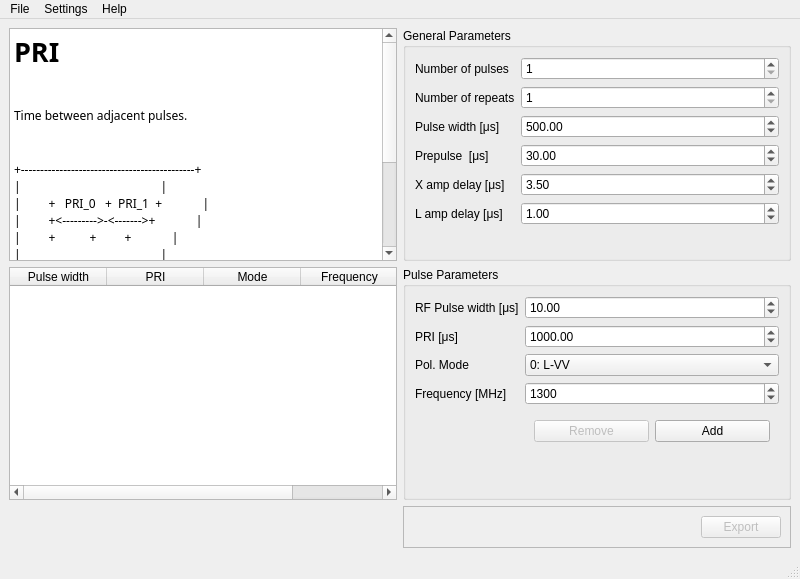
<?xml version="1.0" encoding="UTF-8"?>
<ui version="4.0">
 <class>MainWindow</class>
 <widget class="QMainWindow" name="MainWindow">
  <property name="geometry">
   <rect>
    <x>0</x>
    <y>0</y>
    <width>800</width>
    <height>579</height>
   </rect>
  </property>
  <property name="windowTitle">
   <string>TCU Parameter Editor</string>
  </property>
  <property name="autoFillBackground">
   <bool>false</bool>
  </property>
  <widget class="QWidget" name="centralwidget">
   <layout class="QGridLayout" name="gridLayout" columnstretch="0,0">
    <item row="0" column="0">
     <widget class="QTextBrowser" name="text_info">
      <property name="font">
       <font>
        <family>Courier 10 Pitch</family>
       </font>
      </property>
      <property name="html">
       <string>&lt;!DOCTYPE HTML PUBLIC &quot;-//W3C//DTD HTML 4.0//EN&quot; &quot;http://www.w3.org/TR/REC-html40/strict.dtd&quot;&gt;
&lt;html&gt;&lt;head&gt;&lt;meta name=&quot;qrichtext&quot; content=&quot;1&quot; /&gt;&lt;style type=&quot;text/css&quot;&gt;
p, li { white-space: pre-wrap; }
&lt;/style&gt;&lt;/head&gt;&lt;body style=&quot; font-family:'Courier 10 Pitch'; font-size:9pt; font-weight:400; font-style:normal;&quot;&gt;
&lt;p style=&quot; margin-top:0px; margin-bottom:0px; margin-left:0px; margin-right:0px; -qt-block-indent:0; text-indent:0px;&quot;&gt;&lt;span style=&quot; font-size:20pt; font-weight:600;&quot;&gt;PRI&lt;/span&gt;&lt;/p&gt;
&lt;p style=&quot;-qt-paragraph-type:empty; margin-top:0px; margin-bottom:0px; margin-left:0px; margin-right:0px; -qt-block-indent:0; text-indent:0px; font-size:20pt; font-weight:600;&quot;&gt;&lt;br /&gt;&lt;/p&gt;
&lt;p style=&quot; margin-top:0px; margin-bottom:0px; margin-left:0px; margin-right:0px; -qt-block-indent:0; text-indent:0px;&quot;&gt;Time between adjacent pulses.&lt;/p&gt;
&lt;p style=&quot;-qt-paragraph-type:empty; margin-top:0px; margin-bottom:0px; margin-left:0px; margin-right:0px; -qt-block-indent:0; text-indent:0px; font-size:20pt; font-weight:600;&quot;&gt;&lt;br /&gt;&lt;/p&gt;
&lt;p style=&quot; margin-top:0px; margin-bottom:0px; margin-left:0px; margin-right:0px; -qt-block-indent:0; text-indent:0px;&quot;&gt;+---------------------------------------------+&lt;/p&gt;
&lt;p style=&quot; margin-top:0px; margin-bottom:0px; margin-left:0px; margin-right:0px; -qt-block-indent:0; text-indent:0px;&quot;&gt;|                                             |&lt;/p&gt;
&lt;p style=&quot; margin-top:0px; margin-bottom:0px; margin-left:0px; margin-right:0px; -qt-block-indent:0; text-indent:0px;&quot;&gt;|         +   PRI_0   +  PRI_1  +             |&lt;/p&gt;
&lt;p style=&quot; margin-top:0px; margin-bottom:0px; margin-left:0px; margin-right:0px; -qt-block-indent:0; text-indent:0px;&quot;&gt;|         +&amp;lt;---------&amp;gt;-&amp;lt;-------&amp;gt;+             |&lt;/p&gt;
&lt;p style=&quot; margin-top:0px; margin-bottom:0px; margin-left:0px; margin-right:0px; -qt-block-indent:0; text-indent:0px;&quot;&gt;|         +           +         +             |&lt;/p&gt;
&lt;p style=&quot; margin-top:0px; margin-bottom:0px; margin-left:0px; margin-right:0px; -qt-block-indent:0; text-indent:0px;&quot;&gt;|                                             |&lt;/p&gt;
&lt;p style=&quot; margin-top:0px; margin-bottom:0px; margin-left:0px; margin-right:0px; -qt-block-indent:0; text-indent:0px;&quot;&gt;|         +----+      +----+    +----+        |&lt;/p&gt;
&lt;p style=&quot; margin-top:0px; margin-bottom:0px; margin-left:0px; margin-right:0px; -qt-block-indent:0; text-indent:0px;&quot;&gt;|         |    |      |    |    |    |        |&lt;/p&gt;
&lt;p style=&quot; margin-top:0px; margin-bottom:0px; margin-left:0px; margin-right:0px; -qt-block-indent:0; text-indent:0px;&quot;&gt;| +-------+ P0 +------+ P1 +----+ P2 +------+ |&lt;/p&gt;
&lt;p style=&quot; margin-top:0px; margin-bottom:0px; margin-left:0px; margin-right:0px; -qt-block-indent:0; text-indent:0px;&quot;&gt;|                                             |&lt;/p&gt;
&lt;p style=&quot; margin-top:0px; margin-bottom:0px; margin-left:0px; margin-right:0px; -qt-block-indent:0; text-indent:0px;&quot;&gt;+---------------------------------------------+&lt;/p&gt;
&lt;p style=&quot;-qt-paragraph-type:empty; margin-top:0px; margin-bottom:0px; margin-left:0px; margin-right:0px; -qt-block-indent:0; text-indent:0px;&quot;&gt;&lt;br /&gt;&lt;/p&gt;
&lt;p style=&quot;-qt-paragraph-type:empty; margin-top:0px; margin-bottom:0px; margin-left:0px; margin-right:0px; -qt-block-indent:0; text-indent:0px;&quot;&gt;&lt;br /&gt;&lt;/p&gt;
&lt;p style=&quot;-qt-paragraph-type:empty; margin-top:0px; margin-bottom:0px; margin-left:0px; margin-right:0px; -qt-block-indent:0; text-indent:0px;&quot;&gt;&lt;br /&gt;&lt;/p&gt;
&lt;p style=&quot;-qt-paragraph-type:empty; margin-top:0px; margin-bottom:0px; margin-left:0px; margin-right:0px; -qt-block-indent:0; text-indent:0px;&quot;&gt;&lt;br /&gt;&lt;/p&gt;&lt;/body&gt;&lt;/html&gt;</string>
      </property>
     </widget>
    </item>
    <item row="0" column="1">
     <widget class="QGroupBox" name="groupBox_2">
      <property name="title">
       <string>General Parameters</string>
      </property>
      <layout class="QFormLayout" name="formLayout_2">
       <item row="0" column="0">
        <widget class="QLabel" name="label_6">
         <property name="text">
          <string>Number of pulses</string>
         </property>
        </widget>
       </item>
       <item row="0" column="1">
        <widget class="QSpinBox" name="spin_num_pulses">
         <property name="minimum">
          <number>1</number>
         </property>
         <property name="maximum">
          <number>32</number>
         </property>
        </widget>
       </item>
       <item row="1" column="0">
        <widget class="QLabel" name="label_7">
         <property name="text">
          <string>Number of repeats</string>
         </property>
        </widget>
       </item>
       <item row="1" column="1">
        <widget class="QSpinBox" name="spin_num_repeats">
         <property name="minimum">
          <number>1</number>
         </property>
         <property name="maximum">
          <number>999999999</number>
         </property>
         <property name="displayIntegerBase">
          <number>10</number>
         </property>
        </widget>
       </item>
       <item row="2" column="0">
        <widget class="QLabel" name="label_10">
         <property name="text">
          <string>Pulse width [μs]</string>
         </property>
        </widget>
       </item>
       <item row="5" column="0">
        <widget class="QLabel" name="label_8">
         <property name="text">
          <string>X amp delay [μs]</string>
         </property>
        </widget>
       </item>
       <item row="5" column="1">
        <widget class="QDoubleSpinBox" name="spin_x_amp_delay">
         <property name="singleStep">
          <double>0.100000000000000</double>
         </property>
         <property name="value">
          <double>3.500000000000000</double>
         </property>
        </widget>
       </item>
       <item row="6" column="0">
        <widget class="QLabel" name="label_9">
         <property name="text">
          <string>L amp delay [μs]</string>
         </property>
        </widget>
       </item>
       <item row="6" column="1">
        <widget class="QDoubleSpinBox" name="spin_l_amp_delay">
         <property name="singleStep">
          <double>0.100000000000000</double>
         </property>
         <property name="value">
          <double>1.000000000000000</double>
         </property>
        </widget>
       </item>
       <item row="4" column="1">
        <widget class="QDoubleSpinBox" name="spin_prepulse">
         <property name="singleStep">
          <double>0.100000000000000</double>
         </property>
         <property name="value">
          <double>30.000000000000000</double>
         </property>
        </widget>
       </item>
       <item row="4" column="0">
        <widget class="QLabel" name="label">
         <property name="text">
          <string>Prepulse  [μs]</string>
         </property>
        </widget>
       </item>
       <item row="2" column="1">
        <widget class="QDoubleSpinBox" name="spin_pri_pulse_width">
         <property name="maximum">
          <double>999999999.000000000000000</double>
         </property>
         <property name="value">
          <double>500.000000000000000</double>
         </property>
        </widget>
       </item>
      </layout>
     </widget>
    </item>
    <item row="1" column="0">
     <widget class="QTableWidget" name="table_pulse_params">
      <property name="autoScroll">
       <bool>true</bool>
      </property>
      <property name="editTriggers">
       <set>QAbstractItemView::NoEditTriggers</set>
      </property>
      <property name="selectionMode">
       <enum>QAbstractItemView::SingleSelection</enum>
      </property>
      <property name="selectionBehavior">
       <enum>QAbstractItemView::SelectRows</enum>
      </property>
      <attribute name="horizontalHeaderDefaultSectionSize">
       <number>97</number>
      </attribute>
      <column>
       <property name="text">
        <string>Pulse width</string>
       </property>
      </column>
      <column>
       <property name="text">
        <string>PRI</string>
       </property>
      </column>
      <column>
       <property name="text">
        <string>Mode</string>
       </property>
      </column>
      <column>
       <property name="text">
        <string>Frequency</string>
       </property>
      </column>
     </widget>
    </item>
    <item row="2" column="1">
     <widget class="QFrame" name="frame">
      <property name="frameShape">
       <enum>QFrame::StyledPanel</enum>
      </property>
      <property name="frameShadow">
       <enum>QFrame::Raised</enum>
      </property>
      <layout class="QHBoxLayout" name="horizontalLayout">
       <item>
        <spacer name="horizontalSpacer">
         <property name="orientation">
          <enum>Qt::Horizontal</enum>
         </property>
         <property name="sizeHint" stdset="0">
          <size>
           <width>118</width>
           <height>20</height>
          </size>
         </property>
        </spacer>
       </item>
       <item>
        <widget class="QPushButton" name="button_export">
         <property name="enabled">
          <bool>false</bool>
         </property>
         <property name="text">
          <string>Export</string>
         </property>
        </widget>
       </item>
      </layout>
     </widget>
    </item>
    <item row="1" column="1">
     <widget class="QGroupBox" name="groupBox">
      <property name="title">
       <string>Pulse Parameters</string>
      </property>
      <layout class="QFormLayout" name="formLayout">
       <item row="0" column="0">
        <widget class="QLabel" name="label_2">
         <property name="text">
          <string>RF Pulse width [μs]</string>
         </property>
        </widget>
       </item>
       <item row="0" column="1">
        <widget class="QDoubleSpinBox" name="spin_rf_pulse_width">
         <property name="singleStep">
          <double>0.100000000000000</double>
         </property>
         <property name="value">
          <double>10.000000000000000</double>
         </property>
        </widget>
       </item>
       <item row="1" column="0">
        <widget class="QLabel" name="label_3">
         <property name="text">
          <string>PRI [μs]</string>
         </property>
        </widget>
       </item>
       <item row="1" column="1">
        <widget class="QDoubleSpinBox" name="spin_pri">
         <property name="maximum">
          <double>99999.990000000005239</double>
         </property>
         <property name="singleStep">
          <double>0.100000000000000</double>
         </property>
         <property name="value">
          <double>1000.000000000000000</double>
         </property>
        </widget>
       </item>
       <item row="2" column="0">
        <widget class="QLabel" name="label_5">
         <property name="text">
          <string>Pol. Mode</string>
         </property>
        </widget>
       </item>
       <item row="2" column="1">
        <widget class="QComboBox" name="combo_mode">
         <item>
          <property name="text">
           <string>0: L-VV</string>
          </property>
         </item>
         <item>
          <property name="text">
           <string>1: L-VH</string>
          </property>
         </item>
         <item>
          <property name="text">
           <string>2: L-HV</string>
          </property>
         </item>
         <item>
          <property name="text">
           <string>3: L-HH</string>
          </property>
         </item>
         <item>
          <property name="text">
           <string>4: X-HV/H</string>
          </property>
         </item>
         <item>
          <property name="text">
           <string>5: X-VV/H</string>
          </property>
         </item>
        </widget>
       </item>
       <item row="3" column="0">
        <widget class="QLabel" name="label_4">
         <property name="text">
          <string>Frequency [MHz]</string>
         </property>
        </widget>
       </item>
       <item row="3" column="1">
        <widget class="QDoubleSpinBox" name="spin_frequency">
         <property name="decimals">
          <number>0</number>
         </property>
         <property name="maximum">
          <double>10000.000000000000000</double>
         </property>
         <property name="singleStep">
          <double>1.000000000000000</double>
         </property>
         <property name="value">
          <double>1300.000000000000000</double>
         </property>
        </widget>
       </item>
       <item row="4" column="1">
        <widget class="QWidget" name="widget" native="true">
         <layout class="QHBoxLayout" name="horizontalLayout_2">
          <item>
           <widget class="QPushButton" name="button_remove_pulse">
            <property name="enabled">
             <bool>false</bool>
            </property>
            <property name="text">
             <string>Remove</string>
            </property>
           </widget>
          </item>
          <item>
           <widget class="QPushButton" name="button_add_pulse">
            <property name="text">
             <string>Add</string>
            </property>
           </widget>
          </item>
         </layout>
        </widget>
       </item>
      </layout>
     </widget>
    </item>
   </layout>
  </widget>
  <widget class="QMenuBar" name="menubar">
   <property name="geometry">
    <rect>
     <x>0</x>
     <y>0</y>
     <width>800</width>
     <height>27</height>
    </rect>
   </property>
   <widget class="QMenu" name="menuFile">
    <property name="title">
     <string>File</string>
    </property>
    <addaction name="actionNew"/>
    <addaction name="actionOpen"/>
    <addaction name="separator"/>
    <addaction name="actionExport"/>
    <addaction name="separator"/>
    <addaction name="actionQuit"/>
   </widget>
   <widget class="QMenu" name="menuHelp">
    <property name="title">
     <string>Help</string>
    </property>
    <addaction name="actionAbout"/>
   </widget>
   <widget class="QMenu" name="menuSettings">
    <property name="title">
     <string>Settings</string>
    </property>
    <addaction name="actionPreferences"/>
   </widget>
   <addaction name="menuFile"/>
   <addaction name="menuSettings"/>
   <addaction name="menuHelp"/>
  </widget>
  <widget class="QStatusBar" name="statusbar"/>
  <action name="actionOpen">
   <property name="text">
    <string>Open...</string>
   </property>
  </action>
  <action name="actionQuit">
   <property name="text">
    <string>Quit</string>
   </property>
  </action>
  <action name="actionNew">
   <property name="text">
    <string>New</string>
   </property>
  </action>
  <action name="actionExport">
   <property name="text">
    <string>Export...</string>
   </property>
  </action>
  <action name="actionAbout">
   <property name="text">
    <string>About</string>
   </property>
  </action>
  <action name="actionPreferences">
   <property name="enabled">
    <bool>true</bool>
   </property>
   <property name="text">
    <string>Preferences...</string>
   </property>
  </action>
 </widget>
 <resources/>
 <connections/>
</ui>
